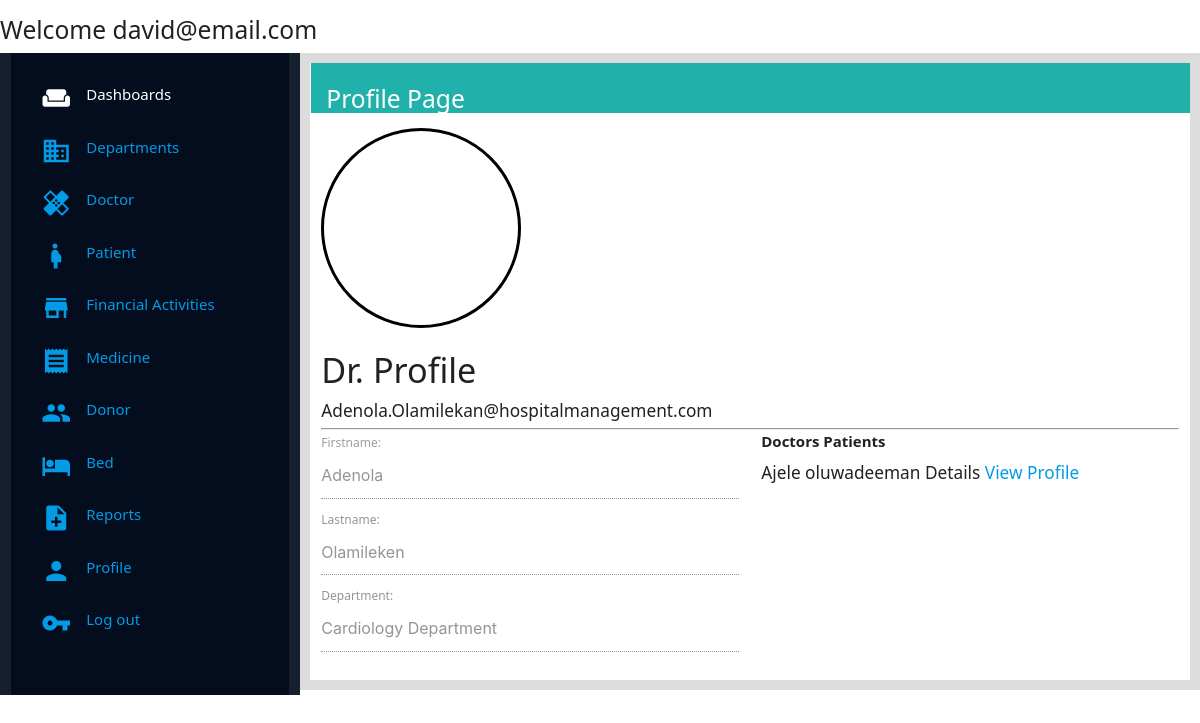
The app's page /management/profile_page/ (signed in), older data.
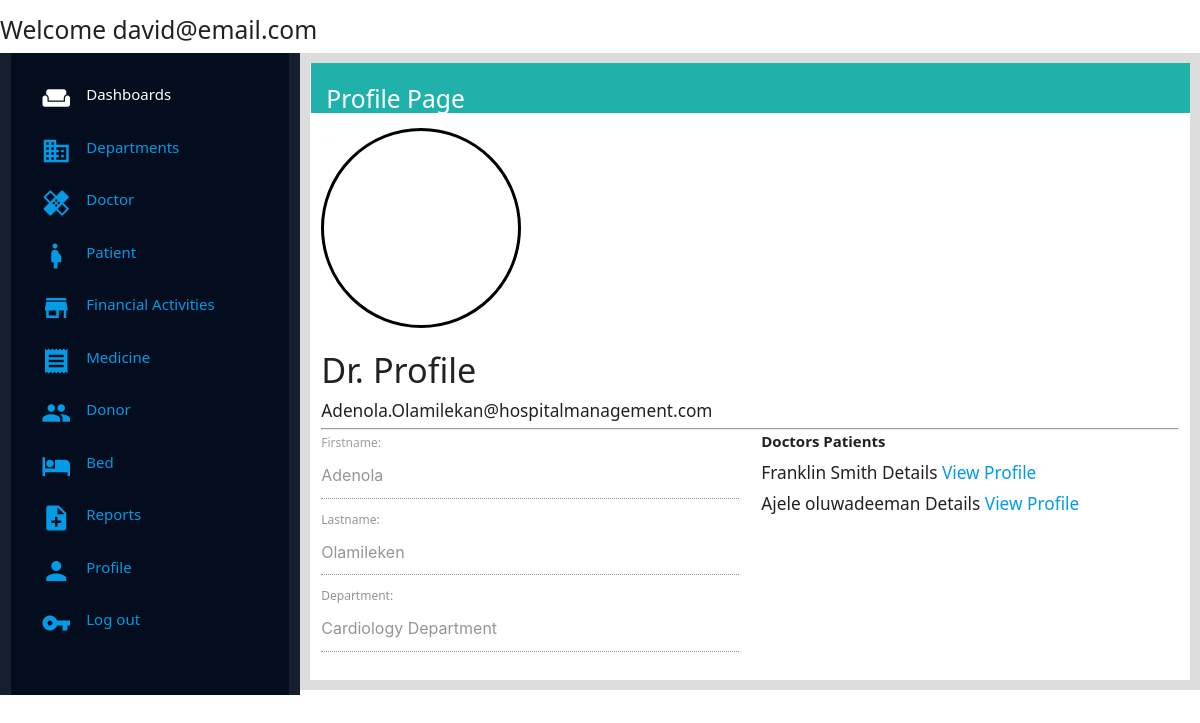
The same page, newer data.
### management/models.py (models this page shows)
class Patient(models.Model):
    Patient_id = models.CharField(unique=True, max_length=200, default="Please Update",null=True,blank=True)
    Patient_lastname = models.CharField(max_length=250,null=True, blank=True)
    Patient_firstname = models.CharField(max_length=250,null=True, blank=True)
    Patient_email_address = models.EmailField(max_length=250, null=True, blank=True, default="Null_provided@email.com")
    Patient_phone_number = models.CharField(max_length=120, null=True, blank=True)
    Patient_address = models.CharField(max_length=350,null=True,blank=True)
    Patient_doctor = models.ForeignKey(Doctor,on_delete=models.CASCADE, related_name="patient_doctor")
    Patient_blood_group = models.CharField(max_length=200, default="Please Update")
    Patient_blood_genotype = models.CharField(max_length=200, default="Please Update")
    Patient_age = models.IntegerField(null=True,blank=True)
    Patient_gender = models.CharField(max_length=25, choices=GENDER,default="UNDECIDED")
    Patient_room = models.ForeignKey(Room, on_delete=models.CharField, null=True, blank=True)
    def __str__(self):
        return self.Patient_lastname +" " + self.Patient_firstname + " Details"

### management/views.py (the view)
# urls.py: path('profile_page/',views.profile_page, name="profile_page"),
@login_required(login_url=welcome_page)
def profile_page(request):
    profile_details = Doctor.objects.get(Doctor_user_instance=request.user)
    doctors_patient = Patient.objects.filter(Patient_doctor=profile_details)
    print(doctors_patient)
    context = {
        'doctors_patient':doctors_patient,
        'profile_details':profile_details
    }
    return render(request,'management/Pages/profile_page.html', context)

### management/models.py (called while the page is built)
    def __str__(self):
        return self.Department_name + " Department"

    def __str__(self):
        return "Dr. Profile"

### management/templates/management/Pages/profile_page.html
{% extends 'management/index.html' %}
{% load static %}
{% block content %}
<div class="wrapper">
    <div class="title-holder">
        <h5 class="title">Profile Page</h5>
    </div>
    <div class="profile-details">
        <div class="image-holder">
        </div>
        <div class="profile-text">
            <h4>{{profile_details}}</h4>
            <h6>{{profile_details.Doctor_email_address}}</h6>
            <hr>
            <div class="row">
                <div class="col l6">
                    <label for="firstname">Firstname:</label>
                    <input type="text" name="firstname" id="firstname" value="{{profile_details.Doctor_firstname}}" disabled>
                    <label for="firstname">Lastname:</label>
                    <input type="text" name="lastname" id="lastname" value="{{profile_details.Doctor_lastname}}" disabled>
                    <label for="department">Department:</label>
                    <input type="text" name="department" id="department" value="{{profile_details.Doctor_department}}" disabled>
                </div>
                <div class="col l6">
                    <b>Doctors Patients</b>
                    {% for patients in doctors_patient %}
                    <h6>{{patients}} <a href="{% url 'detailed_patient_page' patients.id %}">View Profile</a></h6>
                    {% endfor %}
                </div>
            </div>
        </div>
    </div>
</div>
{% endblock content %}

Row changes from the older to the newer data that the page shows:
now on this page (row edited): Patient: Patient_lastname+Patient_firstname "Franklin Smith Details"
